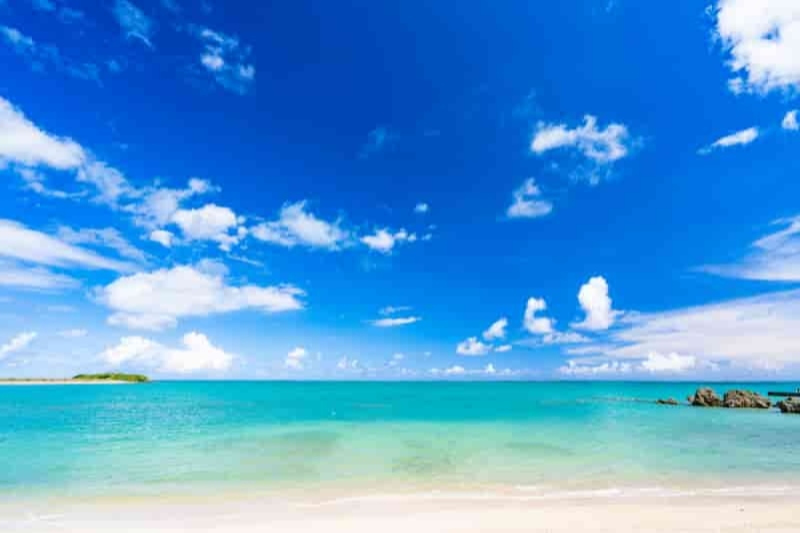
#> input picture report3/umi.jpg, 800 x 533 px
$ python brend.py
#> lines starting #> are read from the running program, lines starting #| are printed output that depends on the picture
import cv2

img1 = cv2.imread("umi.jpg")
#> img1 is the input picture: shape (533, 800, 3); mean B, G, R 217.2, 154.7, 80.4
img2 = cv2.imread("sakana.jpg")
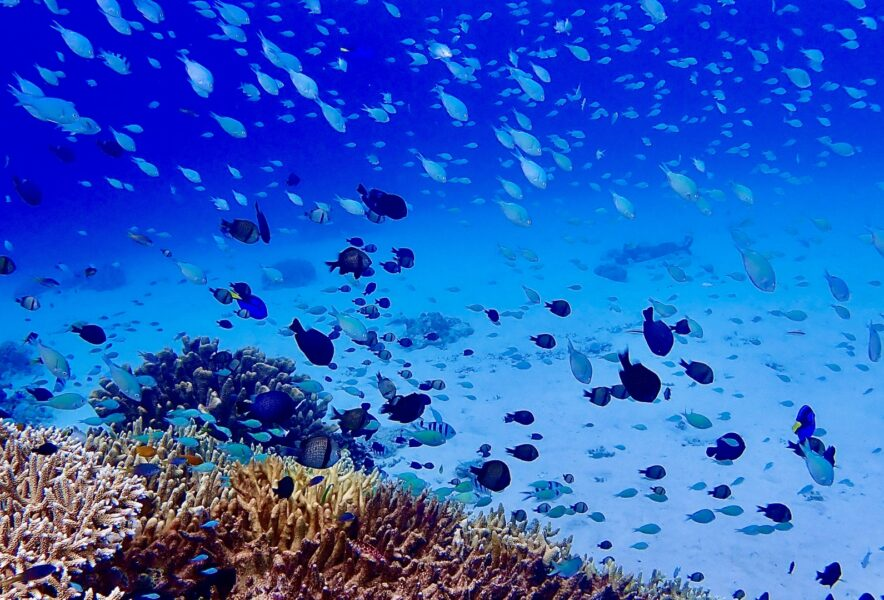
#> input picture report3/sakana.jpg, 884 x 600 px
#> img2 is the input picture: shape (600, 884, 3); mean B, G, R 196.9, 94, 39.5
#リサイズ
img1 = cv2.resize(img1, (512, 512))
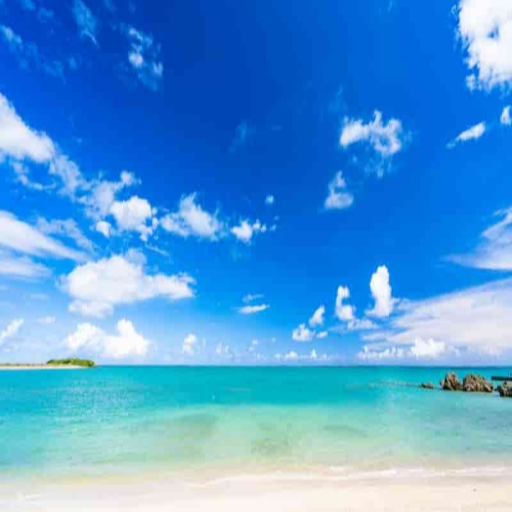
#> img1: shape (512, 512, 3); mean B, G, R 217.1, 154.6, 80.4
img2 = cv2.resize(img2, (512, 512))
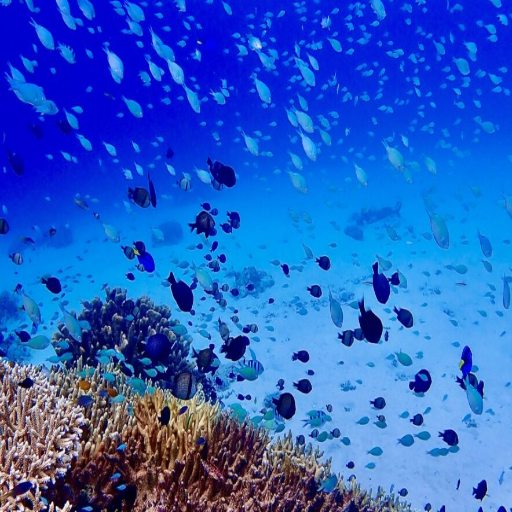
#> img2: shape (512, 512, 3); mean B, G, R 196.8, 93.9, 39.4

#αを設定
alpha = 0.6
#αブレンディング
blended = cv2.addWeighted(img1, alpha, img2, 1 - alpha, 0)
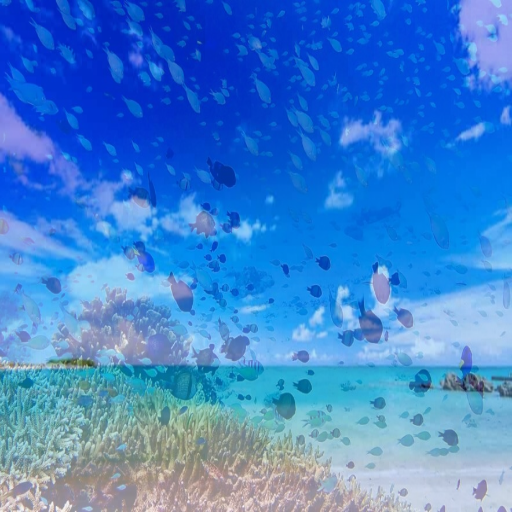
#> blended: shape (512, 512, 3); mean B, G, R 209, 130.4, 64

cv2.imwrite("alpha_fixed.jpg", blended)
cv2.imshow("Fixed Alpha Blending", blended)
cv2.waitKey(0)
cv2.destroyAllWindows()
